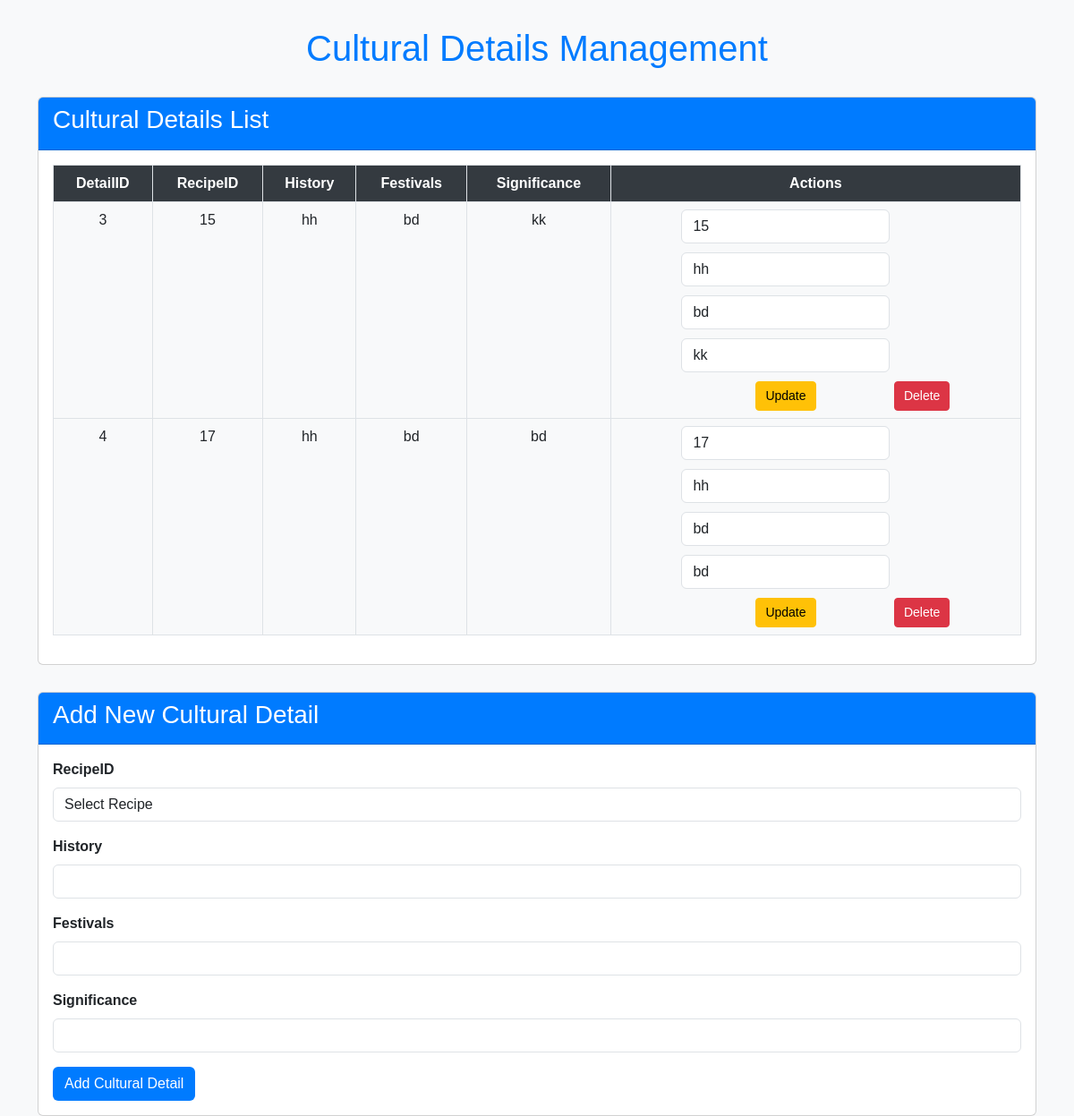
/CulturalDetails.php, run on the app's committed database.
### tables this page shows
CREATE TABLE `culturaldetails` (
  `DetailID` int(11) NOT NULL,
  `RecipeID` int(11) DEFAULT NULL,
  `History` text DEFAULT NULL,
  `Festivals` text DEFAULT NULL,
  `Significance` text DEFAULT NULL
);

### CulturalDetails.php (the view, shortened to what this page needs)
<?php
require_once 'dbconnect.php';
$result = $conn->query("SELECT * FROM CulturalDetails");
$culturalDetails = $result->fetch_all(MYSQLI_ASSOC);
?>
<!DOCTYPE html>
<html lang="en">
<head>
    <link href="https://cdn.jsdelivr.net/npm/bootstrap@5.3.0-alpha1/dist/css/bootstrap.min.css" rel="stylesheet">
</head>
<body>
    <div class="container">
        <h1 class="text-center my-4">Cultural Details Management</h1>
        <div class="card">
            <div class="card-header">
                <h3>Cultural Details List</h3>
            </div>
            <div class="card-body">
                <table class="table table-bordered">
                    <thead>
                        <tr>
                            <th>DetailID</th>
                            <th>RecipeID</th>
                            <th>History</th>
                            <th>Festivals</th>
                            <th>Significance</th>
                            <th>Actions</th>
                        </tr>
                    </thead>
                    <tbody>
                        <?php foreach ($culturalDetails as $detail): ?>
                            <tr>
                                <td><?php echo htmlspecialchars($detail['DetailID']); ?></td>
                                <td><?php echo htmlspecialchars($detail['RecipeID']); ?></td>
                                <td><?php echo htmlspecialchars($detail['History']); ?></td>
                                <td><?php echo htmlspecialchars($detail['Festivals']); ?></td>
                                <td><?php echo htmlspecialchars($detail['Significance']); ?></td>
                                <td>
                                    <form action="" method="POST" style="display:inline-block;">
                                        <select name="recipeID" class="form-control" required>
                                            <option value="<?php echo htmlspecialchars($detail['RecipeID']); ?>" selected><?php echo htmlspecialchars($detail['RecipeID']); ?></option>
                                        </select>
                                        <input type="text" name="history" value="<?php echo htmlspecialchars($detail['History']); ?>" class="form-control" required>
                                        <input type="text" name="festivals" value="<?php echo htmlspecialchars($detail['Festivals']); ?>" class="form-control" required>
                                        <input type="text" name="significance" value="<?php echo htmlspecialchars($detail['Significance']); ?>" class="form-control" required>
                                        <button type="submit" class="btn btn-warning btn-sm">Update</button>
                                    </form>
                                    <form action="" method="POST" style="display:inline-block;">
                                        <button type="submit" class="btn btn-danger btn-sm">Delete</button>
                                    </form>
                                </td>
                            </tr>
                        <?php endforeach; ?>
                    </tbody>
                </table>
            </div>
        </div>
        <div class="card">
            <div class="card-header">
                <h3>Add New Cultural Detail</h3>
            </div>
            <div class="card-body">
                <form action="" method="POST">
                    <div class="mb-3">
                        <label for="recipeID" class="form-label">RecipeID</label>
                        <select name="recipeID" class="form-control" required>
                            <option value="">Select Recipe</option>
                        </select>
                    </div>
                    <div class="mb-3">
                        <label for="history" class="form-label">History</label>
                        <input type="text" class="form-control" id="history" name="history" required>
                    </div>
                    <div class="mb-3">
                        <label for="festivals" class="form-label">Festivals</label>
                        <input type="text" class="form-control" id="festivals" name="festivals" required>
                    </div>
                    <div class="mb-3">
                        <label for="significance" class="form-label">Significance</label>
                        <input type="text" class="form-control" id="significance" name="significance">
                    </div>
                    <button type="submit" class="btn btn-custom">Add Cultural Detail</button>
                </form>
            </div>
        </div>
    </div>
</body>
</html>

### CulturalDetails.php (style rules this page uses)
body { background-color: #f8f9fa; font-family: 'Arial', sans-serif; }
.container { margin-top: 30px; }
.table th, .table td { text-align: center; }
.table { background-color: #e9ecef; }
.table th { background-color: #343a40; color: white; }
.table td { background-color: #f8f9fa; }
.btn-custom { background-color: #007bff; color: white; }
.btn-sm { padding: 5px 10px; }
.card { margin-top: 30px; }
h1 { color: #007bff; }
.card-header { background-color: #007bff; color: white; font-weight: bold; }
.form-label { font-weight: bold; }
.form-control { margin-bottom: 10px; }

### data on the page
culturaldetails: DetailID "3", RecipeID "15", History "hh", Festivals "bd", Significance "kk", recipeID "15", history "hh", festivals "bd", significance "kk"
culturaldetails: DetailID "4", RecipeID "17", History "hh", Festivals "bd", Significance "bd", recipeID "17", history "hh", festivals "bd", significance "bd"
